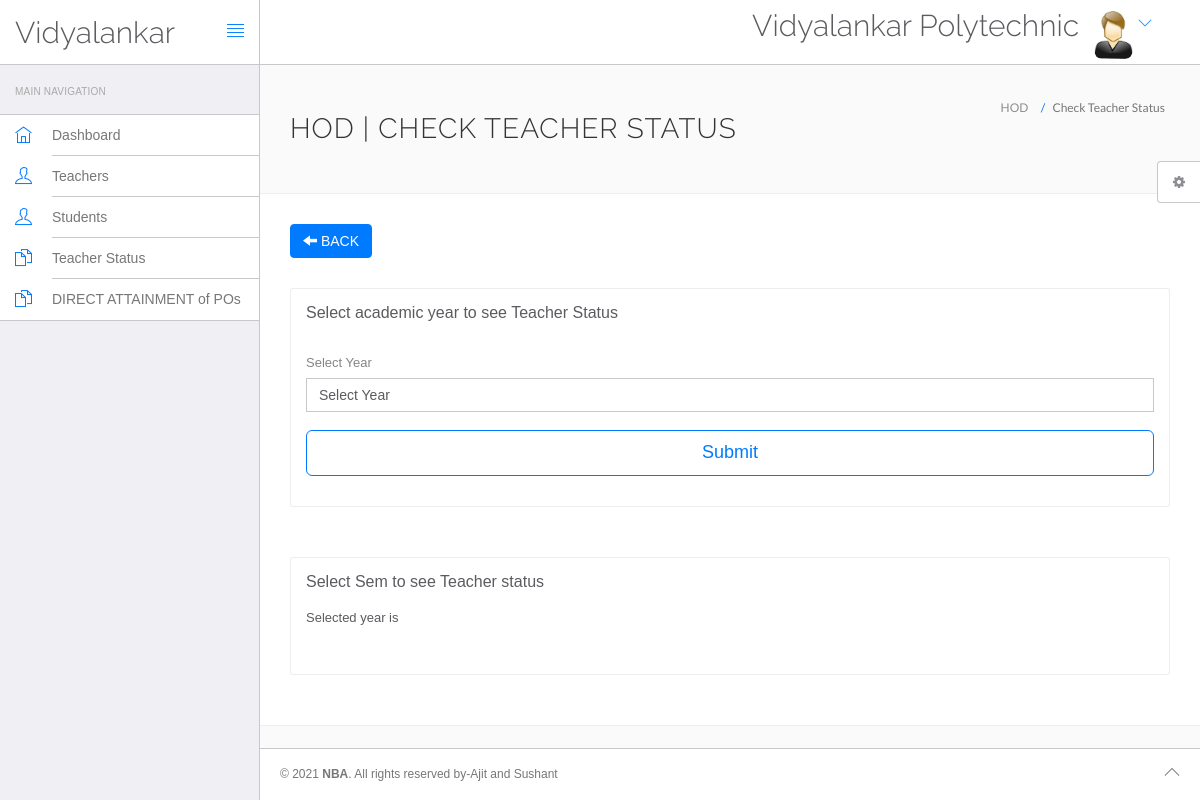
Before: /afclick/hod/check-teacher-status.php (signed in) with the older database file.
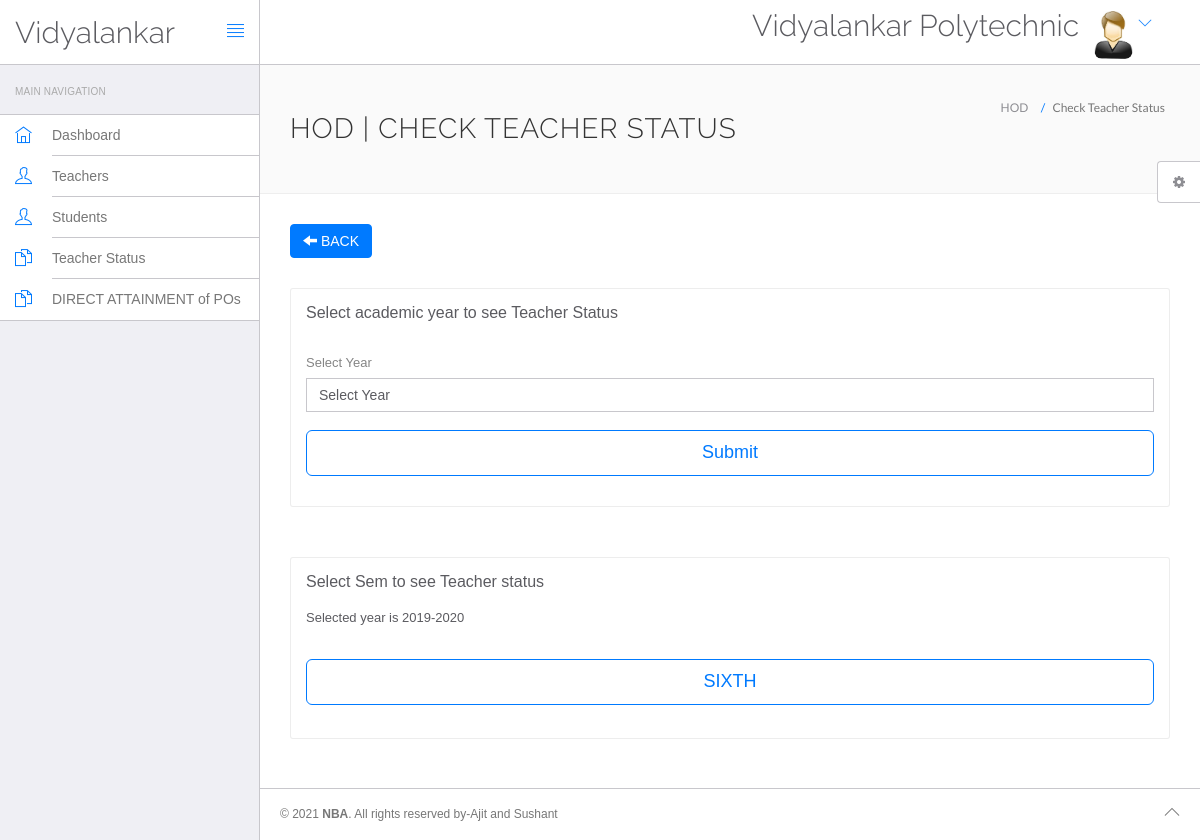
After: the same page with the newer database file.
### tables this page shows
CREATE TABLE `assignsubject` (
  `assign_id` int(20) NOT NULL,
  `years` varchar(20) NOT NULL,
  `dept_name` varchar(30) NOT NULL,
  `sem` varchar(10) NOT NULL,
  `class_name` varchar(20) NOT NULL,
  `sub_name` varchar(20) NOT NULL,
  `teacher_id` varchar(20) NOT NULL,
  `exitform_enable` tinyint(1) NOT NULL
);

### afclick/hod/check-teacher-status.php (the view, shortened to what this page needs)
<?php
include('include/config.php');
?>
<!DOCTYPE html>
<html lang="en">
	<head>
		<link rel="stylesheet" href="vendor/bootstrap/css/bootstrap.min.css">
		<link rel="stylesheet" href="vendor/fontawesome/css/font-awesome.min.css">
		<link rel="stylesheet" href="vendor/themify-icons/themify-icons.min.css">
		<link href="vendor/animate.css/animate.min.css" rel="stylesheet" media="screen">
		<link href="vendor/perfect-scrollbar/perfect-scrollbar.min.css" rel="stylesheet" media="screen">
		<link href="vendor/switchery/switchery.min.css" rel="stylesheet" media="screen">
		<link href="vendor/bootstrap-touchspin/jquery.bootstrap-touchspin.min.css" rel="stylesheet" media="screen">
		<link href="vendor/select2/select2.min.css" rel="stylesheet" media="screen">
		<link href="vendor/bootstrap-datepicker/bootstrap-datepicker3.standalone.min.css" rel="stylesheet" media="screen">
		<link href="vendor/bootstrap-timepicker/bootstrap-timepicker.min.css" rel="stylesheet" media="screen">
		<link rel="stylesheet" href="assets/css/styles.css">
		<link rel="stylesheet" href="assets/css/plugins.css">
		<link rel="stylesheet" href="assets/css/themes/theme-1.css" id="skin_color" />
	</head>
	<body>
		<div id="app">
<?php include('include/sidebar.php');?>
			<div class="app-content">
						<?php include('include/header.php');?>
				<div class="main-content" >
					<div class="wrap-content container" id="container">
						<section id="page-title">
							<div class="row">
								<div class="col-sm-8">
									<h1 class="mainTitle">HOD | Check Teacher Status</h1>
																	</div>
								<ol class="breadcrumb">
									<li>
										<span>HOD</span>
									</li>
									<li class="active">
										<span>Check Teacher Status</span>
									</li>
								</ol>
							</div>
						</section>
						<div class="container-fluid container-fullw bg-white">
                            <form  role="form" name="yeardept" method="post" >
                            <a class="btn btn-primary" href="dashboard.php"><span class="glyphicon glyphicon-arrow-left"></span> BACK</a>
                            <div class="row margin-top-30">
										<div class="col-lg-12 col-md-12">
											<div class="panel panel-white ">
												<div class="panel-heading">
													<h5 class="panel-title">Select academic year to see Teacher Status</h5>
												</div>
												<div class="panel-body">
                                                    <div class="form-group">
                                                    <label for="Selectyear">
                                                        Select Year
                                                    </label>
                                                        <select name="Selectyear" class="form-control" >
                                                            <option name="Selectyear" value="">Select Year</option>
                                                        </select>
                                                        <br>
                                                        <button type="submit" name="submit2" class="btn btn-o btn-primary btn-lg btn-block">
                                                        Submit
                                                        </button>
                                                    </div>
                                                </div>
                                            </div></div></div>
                                <div class="row margin-top-30">
										<div class="col-lg-12 col-md-12">
											<div class="panel panel-white ">
												<div class="panel-heading">
													<h5 class="panel-title">Select Sem to see Teacher status</h5>
                                                    <br>
                                                    Selected year is <?php echo $_SESSION['year']; ?>
												</div>
												<div class="panel-body">
            <?php
                    $ret=mysqli_query($con,"SELECT * FROM `assignsubject` where years='".$_SESSION['year']."' GROUP BY sem");
                    while($row=mysqli_fetch_array($ret))
                    {
                         $sr=$row['sem'];
                        $up=strtoupper($sr);
                         $pr=count($sr);
                for($i=0;$i<$pr;$i++)
                {?>
                    <button type="submit" name="submit4" value="<?php  print_r($up);?>" class="btn btn-o btn-primary btn-lg btn-block">
                        <?php print_r($up);?>
                    </button><br>
                <?php }}
            ?>
        </div>
    </div>
</div>
				</div>
                            </form>
								</div>
							</div>
						</div>
					</div>
	<?php include('include/footer.php');?>
	<?php include('include/setting.php');?>
		</div>
	</body>
</html>

Changed rows visible on the page:
now on this page (row edited): assignsubject: sem "SIXTH"
Other visible differences:
$_SESSION['year']: (not shown) → "2019-2020"
